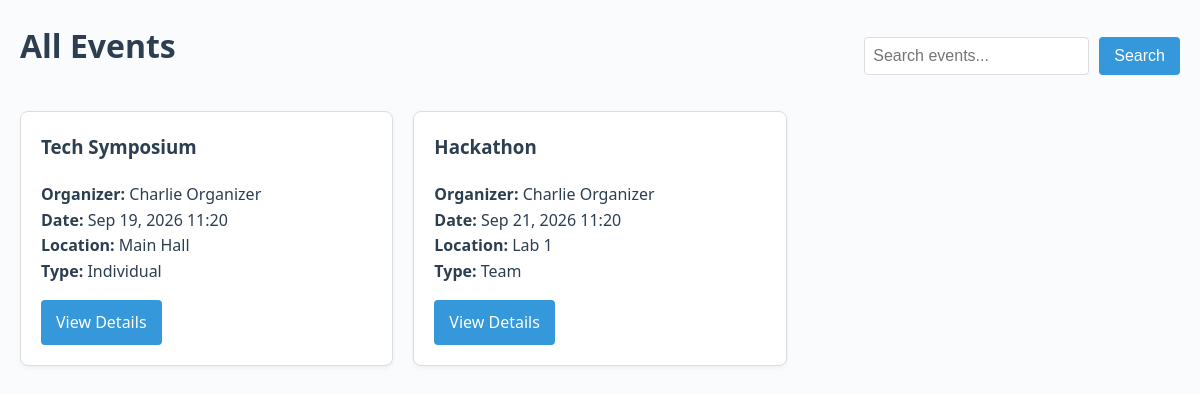
Screenshot of /events.php with the database file from the repository.
### tables this page shows
CREATE TABLE IF NOT EXISTS events (
    id INT AUTO_INCREMENT PRIMARY KEY,
    title VARCHAR(200) NOT NULL,
    description TEXT NOT NULL,
    location VARCHAR(200) NOT NULL,
    start_time DATETIME NOT NULL,
    end_time DATETIME NOT NULL,
    organizer_id INT NOT NULL,
    registration_type ENUM('individual','team') NOT NULL DEFAULT 'individual',
    team_min_size INT DEFAULT 1,
    team_max_size INT DEFAULT 1,
    created_at TIMESTAMP DEFAULT CURRENT_TIMESTAMP,
    updated_at TIMESTAMP DEFAULT CURRENT_TIMESTAMP ON UPDATE CURRENT_TIMESTAMP,
    FOREIGN KEY (organizer_id) REFERENCES users(id) ON DELETE CASCADE
);

CREATE TABLE IF NOT EXISTS users (
    id INT AUTO_INCREMENT PRIMARY KEY,
    name VARCHAR(100) NOT NULL,
    user_id VARCHAR(30) NOT NULL UNIQUE,  
    email VARCHAR(100) UNIQUE,
    password_hash VARCHAR(255) NOT NULL,
    role ENUM('student','organizer','teacher') NOT NULL,
    department VARCHAR(100) NOT NULL,
    year VARCHAR(20) NULL,
    created_at TIMESTAMP DEFAULT CURRENT_TIMESTAMP
);

### app/db.php (called while the page is built, shortened)
<?php
function db()
{
    static $pdo = null;
    if ($pdo === null) {
        $host = DB_HOST;
        $port = DB_PORT;
        $database = DB_NAME;
        $username = DB_USER;
        $password = DB_PASS;
        $dsn = "mysql:host=$host;port=$port;dbname=$database;charset=utf8mb4";
        try {
            $pdo = new PDO($dsn, $username, $password, [
                PDO::ATTR_ERRMODE => PDO::ERRMODE_EXCEPTION,
                PDO::ATTR_DEFAULT_FETCH_MODE => PDO::FETCH_ASSOC,
                PDO::ATTR_EMULATE_PREPARES => false,
            ]);
        } catch (PDOException $e) {
            error_log("Database connection failed: " . $e->getMessage());
            die("Database connection failed. Please try again later.");
        }
    }
    return $pdo;
}

### app/EventModel.php (called while the page is built, shortened)
<?php
require_once __DIR__ . '/db.php';
class EventModel {
    public static function all($q = null) {
        $sql = "SELECT e.*, u.name AS organizer_name
                FROM events e
                LEFT JOIN users u ON u.id = e.organizer_id
                WHERE 1";
        $args = [];
        $sql .= " ORDER BY start_time ASC";
        $stmt = db()->prepare($sql);
        $stmt->execute($args);
        return $stmt->fetchAll();
    }
}

### public/events.php (the view, shortened to what this page needs)
<?php
require_once __DIR__ . '/../app/EventModel.php';
$q = $_GET['q'] ?? '';
$events = EventModel::all($q);
?>
<!doctype html>
<html lang="en">
<head>
  <link rel="stylesheet" href="<?= BASE_URL ?>../assets/css/style.css">
</head>
<body>
<?php include __DIR__ . '/../views/partials/nav.php'; ?>
<div class="container">
  <div style="display: flex; justify-content: space-between; align-items: center; margin-bottom: 20px;">
    <h1>All Events</h1>
    <form method="get" action="<?= BASE_URL ?>events.php" style="margin: 0; display: flex; gap: 10px;">
      <input type="text" name="q" value="<?= htmlspecialchars($q) ?>" placeholder="Search events..." style="margin: 0; padding: 0.5rem;">
      <button type="submit" class="btn">Search</button>
    </form>
  </div>
  <?php if (empty($events)): ?>
    <p>No events found.</p>
  <?php else: ?>
    <div class="events-grid">
      <?php foreach ($events as $evt):
          $isPast = strtotime($evt['start_time']) < time();
      ?>
        <div class="event-card <?= $isPast ? 'past-event' : '' ?>">
          <h3><?= htmlspecialchars($evt['title']) ?></h3>
          <p><strong>Organizer:</strong> <?= htmlspecialchars($evt['organizer_name']) ?></p>
          <p><strong>Date:</strong> <?= date('M d, Y H:i', strtotime($evt['start_time'])) ?></p>
          <p><strong>Location:</strong> <?= htmlspecialchars($evt['location']) ?></p>
          <p><strong>Type:</strong> <?= ucfirst($evt['registration_type']) ?></p>
          <div class="card-actions" style="margin-top: 15px;">
            <a href="<?= BASE_URL ?>event_view.php?id=<?= $evt['id'] ?>" class="btn">View Details</a>
          </div>
        </div>
      <?php endforeach; ?>
    </div>
  <?php endif; ?>
</div>
</body>
</html>

### assets/css/style.css (style rules this page uses)
:root { --primary: #3498db; --primary-dark: #2980b9; --secondary: #e74c3c; --secondary-dark: #c0392b; --success: #2ecc71; --warning: #f1c40f; --dark: #2c3e50; --light: #ecf0f1; --gray: #95a5a6; --bg: #f9fbfd; --border: #dcdde1; }
* { box-sizing: border-box; margin: 0; padding: 0; }
body { font-family: 'Segoe UI', Tahoma, Geneva, Verdana, sans-serif; background-color: var(--bg); color: var(--dark); line-height: 1.6; }
.container { max-width: 1200px; margin: 0 auto; padding: 20px; }
h1, h2, h3 { margin-bottom: 20px; }
a { color: var(--primary); text-decoration: none; }
form input, form select, form textarea { width: 100%; padding: 10px; margin-bottom: 15px; border: 1px solid var(--border); border-radius: 4px; font-size: 1rem; }
.btn { display: inline-block; background-color: var(--primary); color: #fff; padding: 10px 15px; border: none; border-radius: 4px; cursor: pointer; text-align: center; font-size: 1rem; text-decoration: none; }
.events-grid { display: grid; grid-template-columns: repeat(auto-fill, minmax(300px, 1fr)); gap: 20px; }
.event-card { background: #fff; border: 1px solid var(--border); border-radius: 8px; padding: 20px; box-shadow: 0 2px 4px rgba(0,0,0,0.05); }

### rows the page displays
events: title "Tech Symposium", organizer.name "Charlie Organizer", start_time "Sep 19, 2026 11:20", location "Main Hall", registration_type "Individual"
events: title "Hackathon", organizer.name "Charlie Organizer", start_time "Sep 21, 2026 11:20", location "Lab 1", registration_type "Team"
